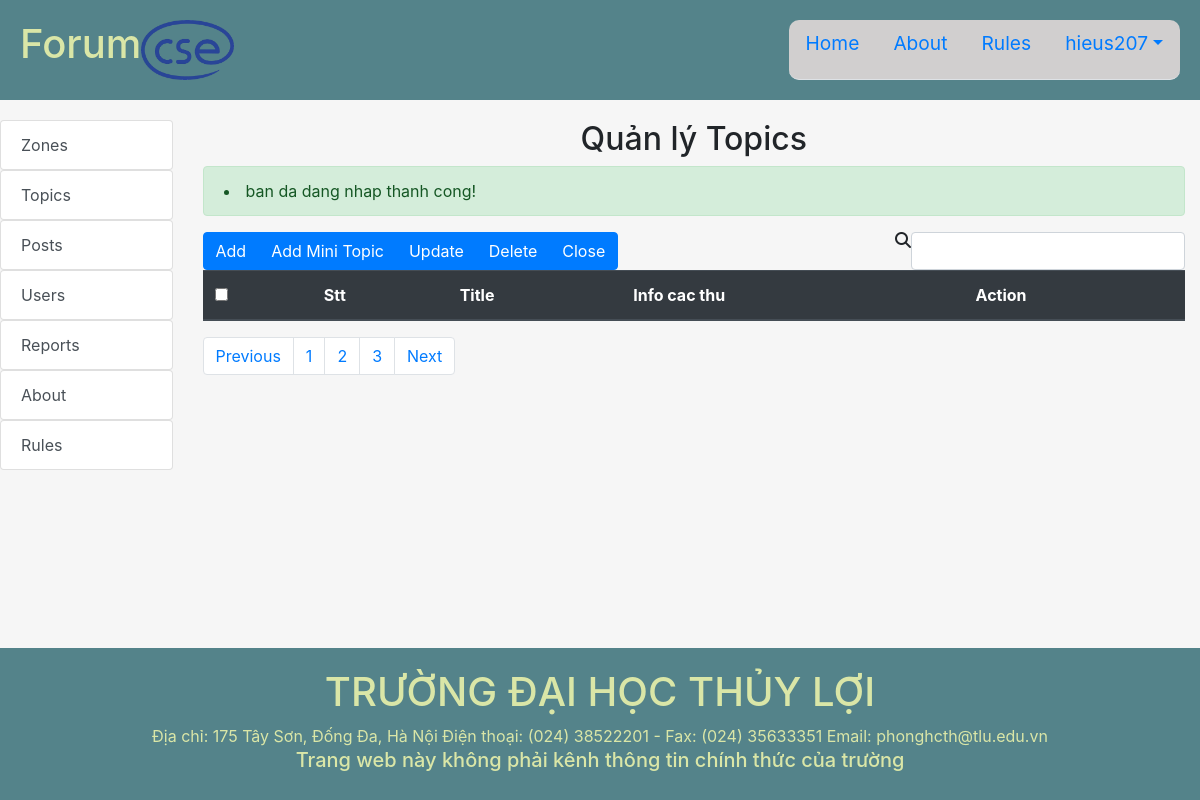
Page /Forum/index.php?controller=admin&action=view_z&z_id=14 (signed in) on the earlier database version.
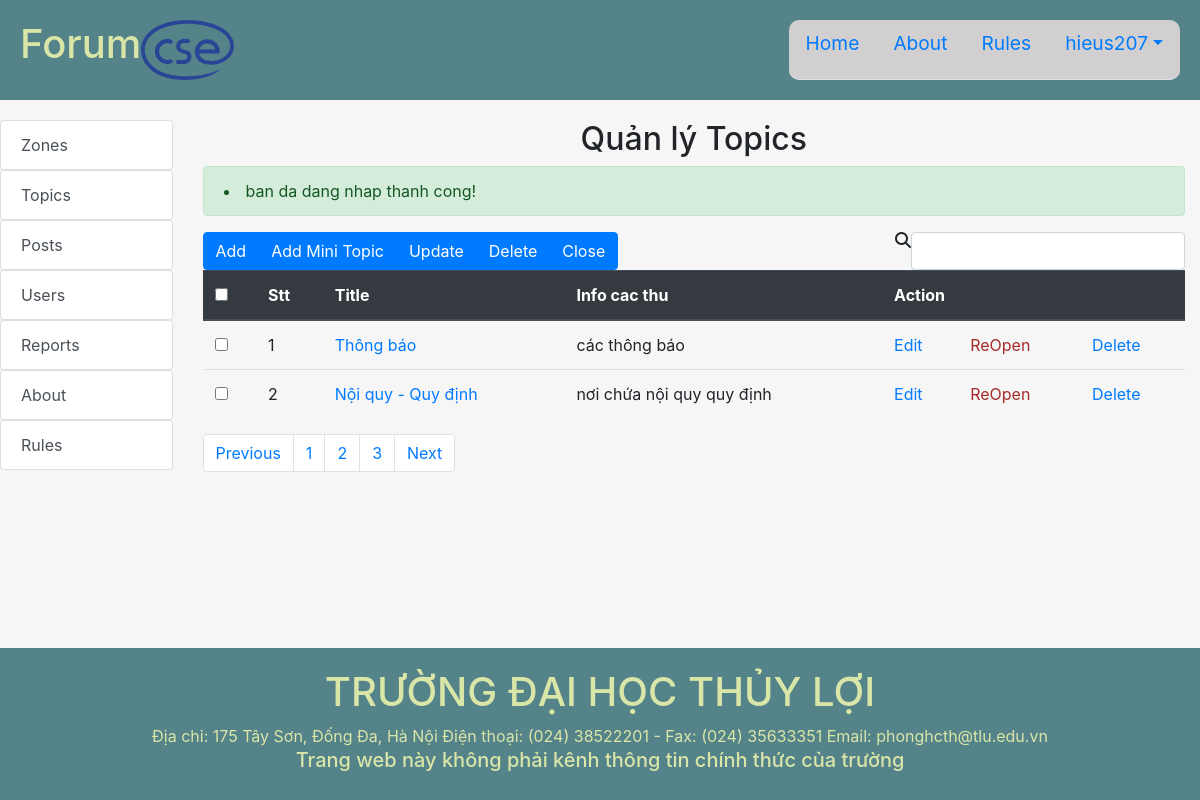
Same page on the later database version.
### tables this page shows
CREATE TABLE `topics` (
  `topic_id` int(11) NOT NULL,
  `title` varchar(255) NOT NULL,
  `description` varchar(255) DEFAULT NULL,
  `status` tinyint(4) NOT NULL DEFAULT 1,
  `zone_id` int(11) NOT NULL
);

### Forum/index.php (called while the page is built, shortened)
<?php
$action = isset($_GET['action']) ? $_GET['action'] : 'index';
$object = new $controller;
$object->$action();
?>

### Forum/path.php (called while the page is built, shortened)
<?php
    $URL="http://localhost:8080/Forum/index.php?controller="
?>

### Forum/models/model.php (called while the page is built, shortened)
<?php
    require_once("path.php");
    function openConnect(){
        $conn=mysqli_connect(HOST,USER,PASS,DB);
        return $conn;
    }
?>

### Forum/models/TopicModel.php (called while the page is built, shortened)
<?php
    require_once("model.php");
    class TopicModel{
        public $connection;
        function TopicModel($title='',$description=''){
            $this->connection=openConnect();
        }
        function getTpInZn($z_id){
            $sql="SELECT * FROM ". self::TABLE ." WHERE zone_id='$z_id'";
            $rs=mysqli_query($this->connection,$sql);
            $result=mysqli_fetch_all($rs,MYSQLI_ASSOC);
            return $result;
        }
    }
?>

### Forum/views/admin/topics/index.php (the view, shortened to what the changed rows need)
<?php include_once("path.php");
global $ROOT_PATH;
?>
<?php include($ROOT_PATH."/includes/headerp1.php");?>
<link rel="stylesheet" href="assets/css/admin.css">
<?php include($ROOT_PATH."/includes/headerp2.php");?>
<?php include($ROOT_PATH."/includes/admin_headerp3.php");?>
                <div class="col-md-10">
                    <h2 class="text-center">Quản lý Topics</h2>
                    <div class="list-posted">
                        <form action="<?php echo $URL."admin&action=topics_index";?>" method="post">
                        <table class="table">
                            <thead class="thead-dark">
                                <tr>
                                    <th>
                                    <input type="checkbox">
                                    </th>
                                    <th>Stt</th>
                                    <th>Title</th>
                                    <th>Info cac thu</th>
                                    <th colspan="3">Action</th>
                                </tr>
                            </thead>
                            <tbody>
                                <?php foreach ($topics as $key=>$topic):?>
                                    <tr>
                                        <td scope="row"><input type="checkbox" name="tp_id[]" value="<?php echo $topic['topic_id'];?>"></td>
                                        <td><?php echo $key+1;?></td>
                                        <td><a href="<?php echo $URL."admin&action=view_tp&tp_id=".$topic['topic_id'];?>"><?php echo $topic['title'];?></a></td>
                                        <td><?php echo $topic['description'];?></td>
                                        <td><a href="<?php echo $URL."admin&action=update_tp&tp_id=".$topic['topic_id'];?>">Edit</a></td>
                                        <?php if($topic['status']):?>
                                            <td><a href="<?php echo $URL."admin&action=close_tp&tp_id=".$topic['topic_id'];?>" onclick="return confirm('Bạn có chắc muốn đóng topic này?')">Close</a></td>
                                            <?php else:?>
                                            <td><a href="<?php echo $URL."admin&action=open_tp&tp_id=".$topic['topic_id'];?>" style="color:brown;">ReOpen</a></td>
                                            <?php endif;?>
                                        <td><a href="<?php echo $URL."admin&action=del_tp&tp_id=".$topic['topic_id'];?>" onclick="return confirm('Bạn có chắc muốn xóa topic này? (Sẽ xóa cả các mini topic và post bên trong)')">Delete</a></td>
                                    </tr>
                                <?php endforeach;?>
                            </tbody>
                        </table>
                        </form>
                    </div>
                </div>
            </div>
        </div>
    </div>
<?php include($ROOT_PATH."/includes/footer.php");?>

Differences in the rows shown:
added topics: title "Thông báo", description "các thông báo"
added topics: title "Nội quy - Quy định", description "nơi chứa nội quy quy định"
